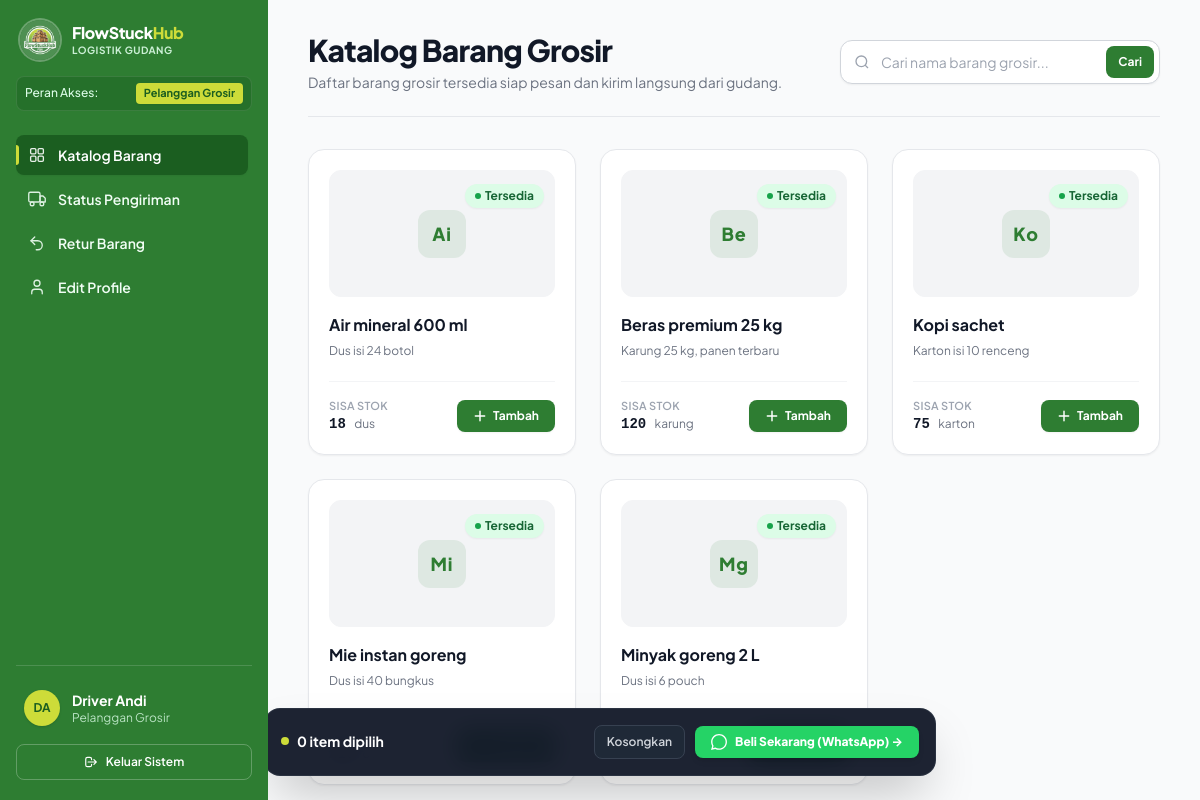
Screenshot of /user/katalog.php (signed in) with the database file from the repository.
### tables this page shows
CREATE TABLE barang (
  id          INT AUTO_INCREMENT PRIMARY KEY,
  nama        VARCHAR(120) NOT NULL,
  deskripsi   TEXT         NULL,
  satuan      VARCHAR(30)  NOT NULL DEFAULT 'dus',
  stok        INT          NOT NULL DEFAULT 0,
  gambar      VARCHAR(255) NULL,
  created_at  TIMESTAMP    DEFAULT CURRENT_TIMESTAMP
);

### includes/auth.php (called while the page is built, shortened)
<?php
function e($s) { return htmlspecialchars((string)$s, ENT_QUOTES, 'UTF-8'); }

### user/katalog.php (the view, shortened to what this page needs)
<?php
require_once __DIR__ . '/../includes/auth.php';
$q = trim($_GET['q'] ?? '');
if ($q === '') {
    $st = $pdo->prepare('SELECT * FROM barang WHERE stok > 0 ORDER BY nama');
    $st->execute();
} else {
    $st = $pdo->prepare('SELECT * FROM barang WHERE nama LIKE ? ORDER BY nama');
    $st->execute(['%' . $q . '%']);
}
$items = $st->fetchAll();
$marks = [];
$terpakai = [];
foreach ($items as $b) {
    $m = mb_substr($b['nama'], 0, 2);
    if (isset($terpakai[$m])) {
        $kata = preg_split('/\s+/', trim($b['nama'])) ?: [$b['nama']];
        $m = mb_substr($kata[0], 0, 1) . mb_substr($kata[1] ?? $kata[0], 0, 1);
    }
    $terpakai[$m] = true;
    $marks[$b['id']] = $m;
}
require __DIR__ . '/../includes/header.php';
?>
<div class="flex flex-col md:flex-row md:items-center justify-between gap-4 pb-6 border-b border-gray-200">
  <div>
    <h1 class="text-2xl font-extrabold text-gray-900 tracking-tight sm:text-3xl">Katalog Barang Grosir</h1>
    <p class="text-sm text-gray-500 mt-1">
      <?php if ($q !== ''): ?>
        Menampilkan hasil pencarian &ldquo;<strong><?= e($q) ?></strong>&rdquo; (<?= count($items) ?> barang ditemukan).
        <a class="text-brand font-semibold underline ml-1 hover:text-brand-dark" href="<?= BASE ?>user/katalog.php">Reset pencarian</a>
      <?php else: ?>
        Daftar barang grosir tersedia siap pesan dan kirim langsung dari gudang.
      <?php endif; ?>
    </p>
  </div>
  <form method="get" action="<?= BASE ?>user/katalog.php" class="relative w-full md:w-80">
    <input
      type="search"
      name="q"
      value="<?= e($q) ?>"
      placeholder="Cari nama barang grosir..."
      autocomplete="off"
      class="h-11 w-full rounded-xl border border-gray-300 bg-white pl-10 pr-20 text-sm text-gray-900 placeholder:text-gray-400 shadow-sm transition focus:border-brand focus:outline-none focus:ring-2 focus:ring-brand/20"
    >
    <button type="submit" class="absolute right-1.5 top-1.5 h-8 rounded-lg bg-brand px-3 text-xs font-bold text-white hover:bg-brand-dark transition">
      Cari
    </button>
  </form>
</div>
<?php if ($items): ?>
  <div class="mt-8 grid gap-6 sm:grid-cols-2 lg:grid-cols-3">
    <?php foreach ($items as $b): $stok = (int)$b['stok']; ?>
      <div class="group flex flex-col justify-between rounded-2xl border border-gray-200 bg-white p-5 shadow-sm transition duration-200 hover:-translate-y-1 hover:border-brand/40 hover:shadow-lg">
        <div>
          <div class="relative aspect-video w-full rounded-xl bg-gray-100 flex items-center justify-center overflow-hidden mb-4 border border-gray-100">
            <?php if (!empty($b['gambar']) && file_exists(__DIR__ . '/../' . $b['gambar'])): ?>
              <img src="<?= BASE . e($b['gambar']) ?>" alt="<?= e($b['nama']) ?>" class="h-full w-full object-cover transition duration-300 group-hover:scale-105">
            <?php else: ?>
              <div class="flex flex-col items-center justify-center text-brand">
                <span class="grid h-12 w-12 place-items-center rounded-xl bg-brand/10 text-lg font-black tracking-wider text-brand">
                  <?= e($marks[$b['id']]) ?>
                </span>
              </div>
            <?php endif; ?>
            <div class="absolute top-2.5 right-2.5">
              <?php if ($stok < 1): ?>
                <span class="inline-flex items-center gap-1 rounded-full bg-red-100 px-2.5 py-1 text-xs font-bold text-red-700 shadow-sm">
                  Stok Habis
                </span>
              <?php else: ?>
                <span class="inline-flex items-center gap-1 rounded-full bg-green-100 px-2.5 py-1 text-xs font-bold text-green-800 shadow-sm">
                  <span class="h-1.5 w-1.5 rounded-full bg-green-600"></span>
                  Tersedia
                </span>
              <?php endif; ?>
            </div>
          </div>
          <h2 class="text-base font-bold text-gray-900 group-hover:text-brand transition"><?= e($b['nama']) ?></h2>
          <p class="text-xs text-gray-500 mt-1 line-clamp-2 leading-relaxed"><?= e($b['deskripsi'] ?: 'Barang logistik grosir terdaftar di sistem FlowStuckHub.') ?></p>
        </div>
        <div class="mt-5 pt-4 border-t border-gray-100 flex items-center justify-between gap-3">
          <div>
            <p class="text-[11px] font-semibold text-gray-400 uppercase tracking-wide">Sisa Stok</p>
            <p class="text-sm font-extrabold font-mono <?= $stok < 1 ? 'text-red-600' : 'text-gray-900' ?>">
              <?= $stok ?> <span class="text-xs font-sans text-gray-500 font-normal"><?= e($b['satuan']) ?></span>
            </p>
          </div>
          <div>
            <?php if ($stok < 1): ?>
              <button
                type="button"
                data-empty
                data-nama="<?= e($b['nama']) ?>"
                class="inline-flex items-center gap-1.5 rounded-lg border border-red-200 bg-red-50 px-3.5 py-2 text-xs font-bold text-red-700 hover:bg-red-100 transition"
              >
                Cek Ketersediaan
              </button>
            <?php else: ?>
              <button
                type="button"
                data-add
                data-id="<?= $b['id'] ?>"
                data-nama="<?= e($b['nama']) ?>"
                data-satuan="<?= e($b['satuan']) ?>"
                data-stok="<?= $stok ?>"
                class="inline-flex items-center gap-1.5 rounded-lg bg-brand px-4 py-2 text-xs font-bold text-white shadow-sm hover:bg-brand-dark transition active:scale-[0.98]"
              >
                <svg class="h-3.5 w-3.5" fill="none" stroke="currentColor" viewBox="0 0 24 24"><path stroke-linecap="round" stroke-linejoin="round" stroke-width="2.5" d="M12 4v16m8-8H4"/></svg>
                Tambah
              </button>
            <?php endif; ?>
          </div>
        </div>
      </div>
    <?php endforeach; ?>
  </div>
<?php endif; ?>
<div id="draft" hidden class="fixed bottom-6 left-1/2 -translate-x-1/2 z-40 w-[92%] max-w-2xl rounded-2xl bg-gray-900/95 backdrop-blur-md p-4 text-white shadow-2xl border border-gray-700/50 flex flex-col sm:flex-row items-center justify-between gap-4 transition-all duration-300">
  <div class="min-w-0 text-center sm:text-left">
    <div class="flex items-center justify-center sm:justify-start gap-2">
      <span class="inline-flex h-2 w-2 rounded-full bg-accent animate-pulse"></span>
      <strong id="draft-count" class="text-sm font-bold text-white">0 item dipilih</strong>
    </div>
  </div>
  <div class="flex items-center gap-2.5 shrink-0">
    <button type="button" id="draft-clear" class="rounded-lg border border-gray-700 bg-gray-800 px-3 py-2 text-xs font-semibold text-gray-300 hover:bg-gray-700 hover:text-white transition">
      Kosongkan
    </button>
    <button type="button" id="draft-buy" class="inline-flex items-center gap-2 rounded-lg bg-[#25D366] px-4 py-2 text-xs font-extrabold text-white shadow-md hover:bg-emerald-600 transition active:scale-[0.98]">
      Beli Sekarang (WhatsApp) &rarr;
    </button>
  </div>
</div>
<?php require __DIR__ . '/../includes/footer.php'; ?>

### rows the page displays
barang: id "Ai", shows "Tersedia", nama "Air mineral 600 ml", deskripsi "Dus isi 24 botol", stok "18", satuan "dus"
barang: id "Be", shows "Tersedia", nama "Beras premium 25 kg", deskripsi "Karung 25 kg, panen terbaru", stok "120", satuan "karung"
barang: id "Ko", shows "Tersedia", nama "Kopi sachet", deskripsi "Karton isi 10 renceng", stok "75", satuan "karton"
barang: id "Mi", stok "Tersedia", nama "Mie instan goreng", deskripsi "Dus isi 40 bungkus"
barang: id "Mg", stok "Tersedia", nama "Minyak goreng 2 L", deskripsi "Dus isi 6 pouch"

### other values shown
$roleBadge[$u['role']] "Pelanggan Grosir"
$item['label'] "Katalog Barang"
$item['label'] "Status Pengiriman"
$item['label'] "Retur Barang"
$item['label'] "Edit Profile"
initials($u['nama']) "DA"
$u['nama'] "Driver Andi"
